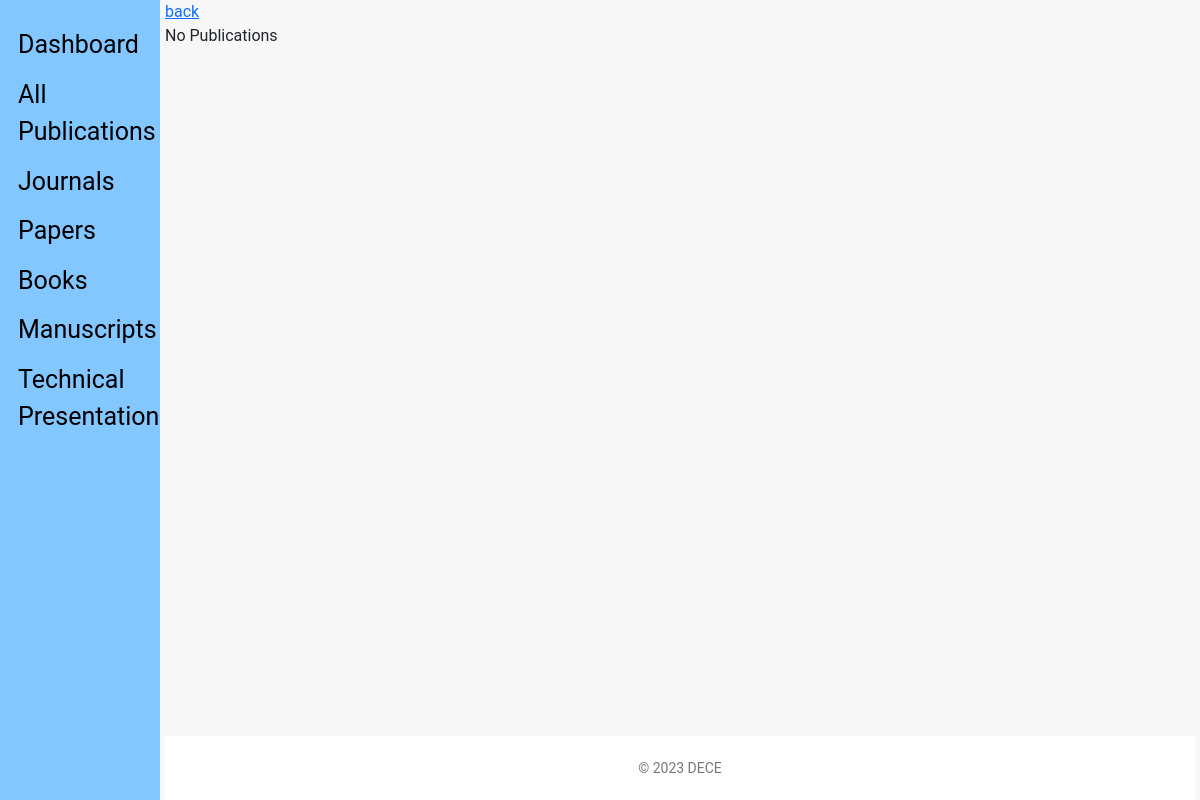
Page /admin_view/publications/books/ (signed in) on the earlier database version.
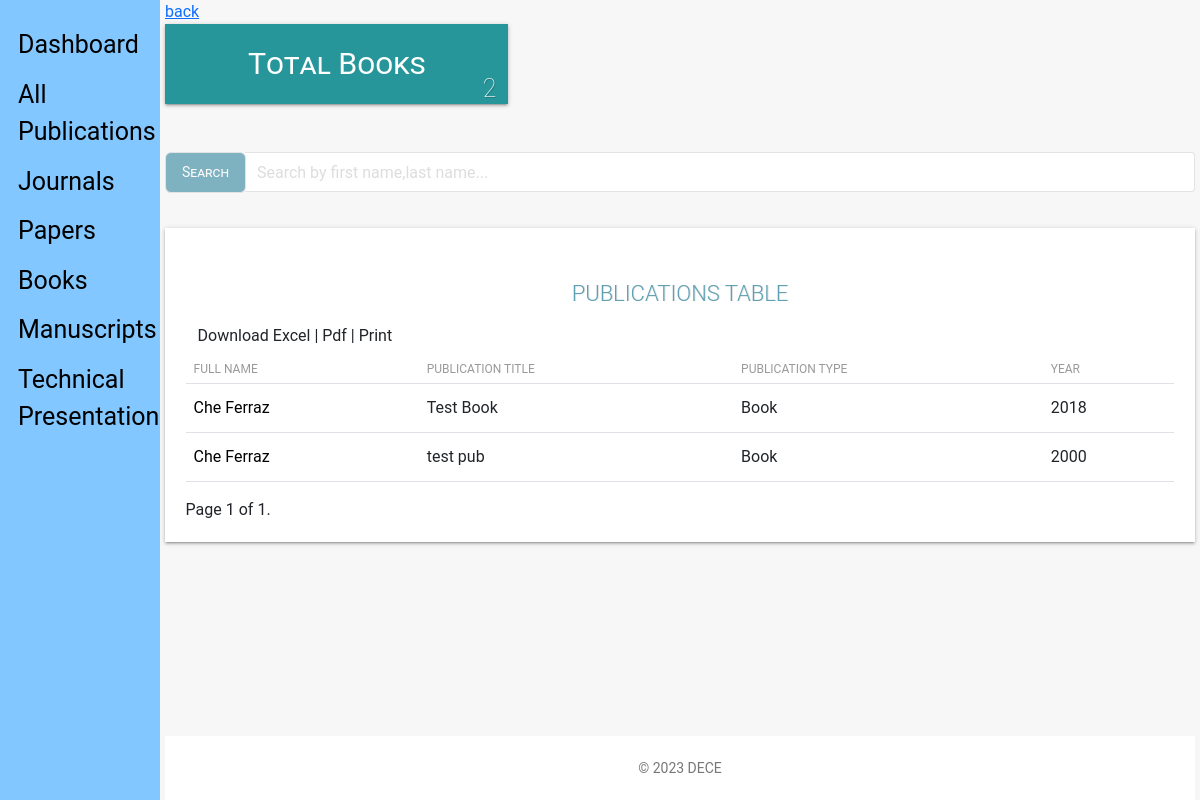
Same page on the later database version.
### staff_app/models.py (models this page shows, shortened)
class Publications(models.Model):
    JOURNAL = 'Peer Reviewed Journal'
    CONFERENCE = 'Conference Paper'
    BOOK = 'Book'
    PUBLICATION_TYPE = (
        (JOURNAL, 'Peer Reviewed Journal'),
        (CONFERENCE, 'Conference Paper'),
        (BOOK, 'Book'),
    )
    user = models.ForeignKey(CustomUser, on_delete=models.CASCADE, default=1)
    title = models.CharField(max_length=100, verbose_name=_(
        'Title'), null=True, blank=False)
    year = models.IntegerField(verbose_name=_('Year'), null=True, validators=[
                               MinValueValidator(1900), max_value_current_year])
    publicationtype = models.CharField(_('Publication Type'), max_length=25,
                                       default=JOURNAL, choices=PUBLICATION_TYPE, blank=False, null=True)
    updated = models.DateTimeField(auto_now=True, auto_now_add=False)
    created = models.DateTimeField(auto_now=False, auto_now_add=True)
    objects = PublicationManager()
    class Meta:
        verbose_name = _('Publication')
        verbose_name_plural = _('Publications')
        ordering = ['-created']

### hris_app/models.py (models this page shows)
class CustomUser (AbstractUser):
    ADMINISTRATOR = '1'
    STAFF = '2'
    EMAIL_TO_USER_TYPE_MAP = {
        'administrator': ADMINISTRATOR,
        'staff': STAFF
    }
    user_type_data = ((ADMINISTRATOR, "Administrator"), (STAFF, "Staff"))
    user_type = models.CharField(
        default=1,
        choices=user_type_data,
        max_length=20
    )

### admin_app/views.py (the view)
# urls.py: path('publications/books/', views.pubs_books, name="pubs-books"),
def pubs_books(request):
    if not (request.user.is_authenticated and request.user.is_superuser):
        return redirect('hris:home')
    books = Publications.objects.books().prefetch_related('user').all().order_by(
        '-year')
    dataset = dict()
    dataset['all_pubs'] = books
    query = request.GET.get('search')
    if query:
        query = re.sub(r"\s+", ".", query, flags=re.UNICODE)
        books = books.filter(
            Q(user__username__icontains=query)
        )
    paginator = Paginator(books, 10)  # show 10 employee lists per page
    page = request.GET.get('page')
    books_paginated = paginator.get_page(page)
    dataset['pubs_list'] = books_paginated
    dataset['title'] = 'Publications | Books'
    dataset['count_title'] = 'Total Books'
    return render(request, "admin/publications_view.html", dataset)

### admin_app/managers.py (called while the page is built)
    def books(self):
        return super().get_queryset().filter(publicationtype='Book').order_by('-created')

### templates/admin/publications_view.html (shortened to what this page needs)
{% extends 'base_publications.html' %}
{% load static %}
{% block content %}
<link type="text/CSS" href="{% static 'css/light-bootstrap-dashboard.css' %}" rel="stylesheet"/>
    <section class="row">
        <section class="col col-lg-12">
            <a href="{{request.META.HTTP_REFERER|escape}}" style="color:#0d6efd;">back</a>
        </section>
    </section>
    {% if not all_pubs %}
        <p>No Publications</p>
    {% else %}
    <section class="row margin-bottom">
        <div class="container-fluid">
        <section class="col-lg-4 col-md-4 col-sm-12">
            <div class="employee-box sec-box">
                <a href="">
                <span>{{count_title}}</span>
                </a>
                <span class="count-object">{{ all_pubs.count }}</span>
            </div>
        </section>
    </section>
    <div class="row" style="margin-bottom: 2.2rem;margin-top: 3rem;">
        <div class="">
        <div class="col-lg-12">
            <form action="." method="GET">
                <div class="input-group">
                    <span class="input-group-btn">
                        <button class="btn btn-default" id = "stylebutton" type="submit">Search</button>
                    </span>
                    <input type="search" value="{{request.GET.search}}" name="search" class="form-control" placeholder="Search by first name,last name...">
                </div>
            </form>
        </div>
        </div>
    </div>
    <div class="table-responsive table-shadow">
        <div class="text-center table-description">
            <h4 class="title-h3" style="color: #60a0b3 !important;
            text-shadow: 1px 0px rgba(0,0,0,0.11)"> PUBLICATIONS TABLE</h4>
        </div>
        <div class="container-fluid">
            <div class="row">
                 <div class="download-print-action">
                      Download Excel | Pdf | Print
                </div>
            </div>
        </div>
        <table class="table">
            <thead>
                <tr>
                  <th scope="col">Full Name</th>
                  <th scope="col">Publication Title</th>
                  <th scope="col">Publication Type</th>
                  <th scope="col">Year</th>
                </tr>
            </thead>
            <tbody>
                {% if not pubs_list %}
                    <tr>
                    <td>No publications associated with that employee found.</td>
                    </tr>
                {% else %}
                    {% for pub in pubs_list %}
                    <tr>
                        {% if pub.user.first_name or pub.user.last_name %}
                            <td><a id="name" href="{% url 'admin_app:info' pub.user_id %}">{{ pub.user.first_name}} {{pub.user.last_name}}</a></td>
                        {% else %}
                            <td>N/A</td>
                        {% endif %}
                        <td>{{pub.title}}</td>
                        <td>{{pub.publicationtype}}</td>
                        <td>{{pub.year}}</td>
                    </tr>
                    {% endfor %}
                {% endif %}
            </tbody>
        </table>
              <div class="pagination">
                <span class="step-links">
                    <span class="current">
                        Page {{ pubs_list.number }} of {{ pubs_list.paginator.num_pages }}.
                    </span>
                </span>
            </div>
    </div>
    {% endif %}
{% endblock content %}

### templates/base_publications.html (shortened to what this page needs)
{% load static %}
{% load humanize %}
<!DOCTYPE html>
<html lang="en">
<head>
    <link rel="stylesheet" type="text/CSS" href="{% static "css/bootstrap.min.css" %}">
</head>
<body>
    <div class="sidenav">
        <a href="{% url 'admin_app:admin-home' %}">Dashboard</a>
        <a href="{% url 'admin_app:publications' %} ">All Publications</a>
        <a href="{% url 'admin_app:pubs-journals' %} ">Journals</a>
        <a href="{% url 'admin_app:pubs-papers' %} ">Papers</a>
        <a href="{% url 'admin_app:pubs-books' %} ">Books</a>
        <a href=" ">Manuscripts</a>
        <a href="">Technical Presentations</a>
    </div>
    <div class="main">
        {% block content %}{% endblock %}
            <footer class="footer">
                <div class="container-fluid">
                    <p class="copyright pull-right">
                        &copy; <script>document.write(new Date().getFullYear())</script> DECE
                    </p>
                </div>
            </footer>
        </div>
</body>
</html>

Differences in the rows shown:
added Publications: user.first_name "Che", user.last_name "Ferraz", title "Test Book", publicationtype "Book", year "2018"
now on this page (row edited): Publications: user.first_name "Che", user.last_name "Ferraz", title "test pub", publicationtype "Book", year "2000"
Other differences:
{{ count_title }}: (not shown) → "Total Books"
{{ all_pubs.count }}: (not shown) → "2"
{{ pubs_list.number }}: (not shown) → "1"
{{ pubs_list.paginator.num_pages }}: (not shown) → "1"
text no longer shown: "No Publications"
text now shown: "Search PUBLICATIONS TABLE Download Excel | Pdf | Print FULL NAME PUBLICATION TITLE PUBLICATION TYPE YEAR Page of ."
